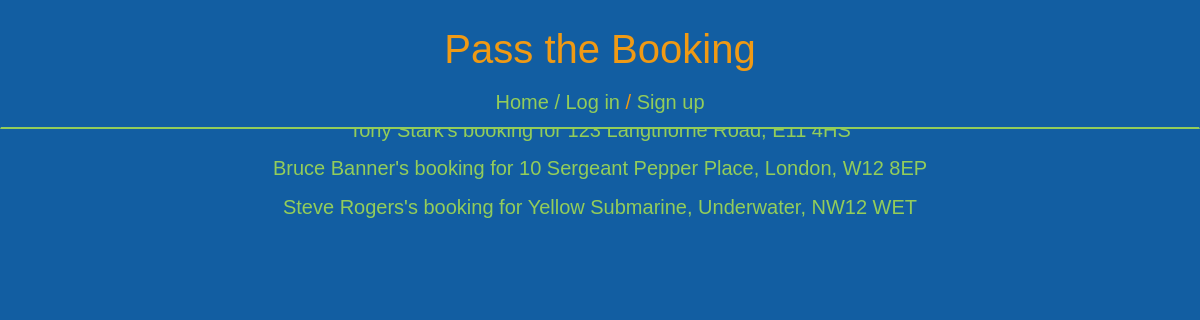
The page /bookings/ on the database its author committed.
### pass_the_booking/models.py (models this page shows, shortened)
class Booking(models.Model):
    property = models.ForeignKey(Property, on_delete=models.CASCADE)
    check_in = models.DateField()
    check_out = models.DateField()
    guest_name = models.CharField(max_length=200)
    guest_email = models.EmailField(max_length=254)

class Property(models.Model):
    client = models.ForeignKey(Client, on_delete=models.CASCADE)
    address = models.TextField()
    price = models.IntegerField()
    bedrooms = models.IntegerField()
    internet = models.BooleanField()

### pass_the_booking/views/bookings.py (the view)
# urls.py: url(r'^bookings/$', views.booking_list, name='booking_list'),
def booking_list(request):
    bookings = Booking.objects.order_by('property')
    return render(request, 'pass_the_booking/bookings/booking_list.html', {'bookings': bookings })

### pass_the_booking/templates/pass_the_booking/bookings/booking_list.html
{% extends 'pass_the_booking/base.html' %}
{% block content %}
{% for booking in bookings %}
  <div>
    <p><a href="{% url 'booking_detail' pk=booking.pk %}">{{ booking.guest_name }}'s booking for {{ booking.property.address }}</a></p>
  </div>
{% endfor %}
{% endblock %}

### pass_the_booking/static/css/pass_the_booking.css (style rules this page uses)
body { background-color: #125ea2; color: #f09a14; text-align: center; font-family: helvetica; font-size: 20; }
a { color: #93cd5a; }

### rows shown on the page
Booking: guest_name "Tony Stark", property.address "123 Langthorne Road, E11 4HS"
Booking: guest_name "Bruce Banner", property.address "10 Sergeant Pepper Place, London, W12 8EP"
Booking: guest_name "Steve Rogers", property.address "Yellow Submarine, Underwater, NW12 WET"
